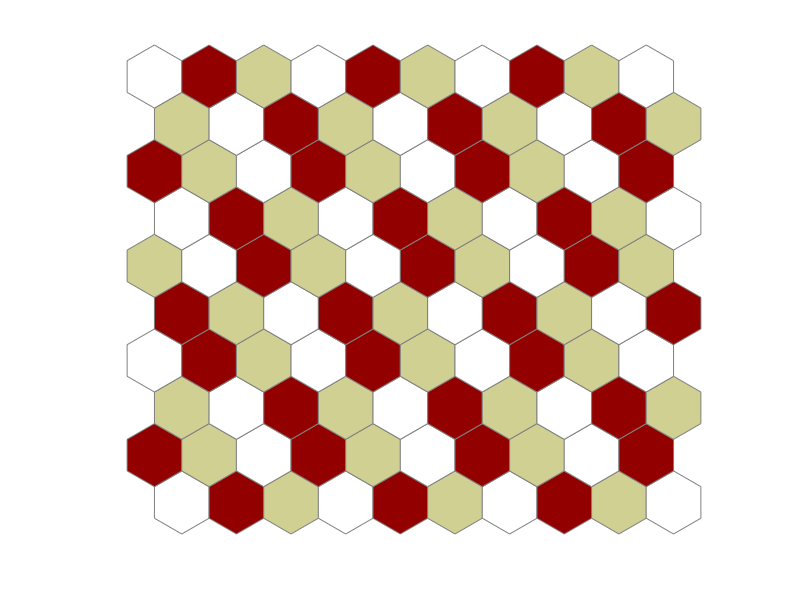

This figure's MATLAB source:
%polytiling

%n=2;
%t=linspace(0,2*pi,n*2+1);
%r=0.5;


% n=4;
% t=linspace(0-pi/8,2*pi-pi/8,n*2+1);
% r=0.5/sin(67.5/180*pi);

   n=3;
   t=linspace(0+pi/6,2*pi+pi/6,n*2+1);
   r=1;
   gapx1=2*cos(pi/6);

   gapy2=1+sin(pi/6);
   gapx2=cos(pi/6);
x=r*cos(t);y=r*sin(t);

%patch(x,y,'r')
total=10;
colors=pink(3);
rough=-gapx2/2;
for ky=1:total
    rough=-rough;  
    for kx=1:total
%         if mod(kx+ky,2)
%          patch(x+kx*gapx1+rough,y+ky*gapy2,[0.4 0.5 0.7]);
%         else
%          patch(x+kx*gapx1+rough,y+ky*gapy2,[0.7 0.5 0.4]);
%         end
        patch(x+kx*gapx1+rough,y+ky*gapy2,colors(mod(kx+ky,3)+1,:),'edgecolor',[0.5 0.5 0.5]);
    end
end
axis equal off
